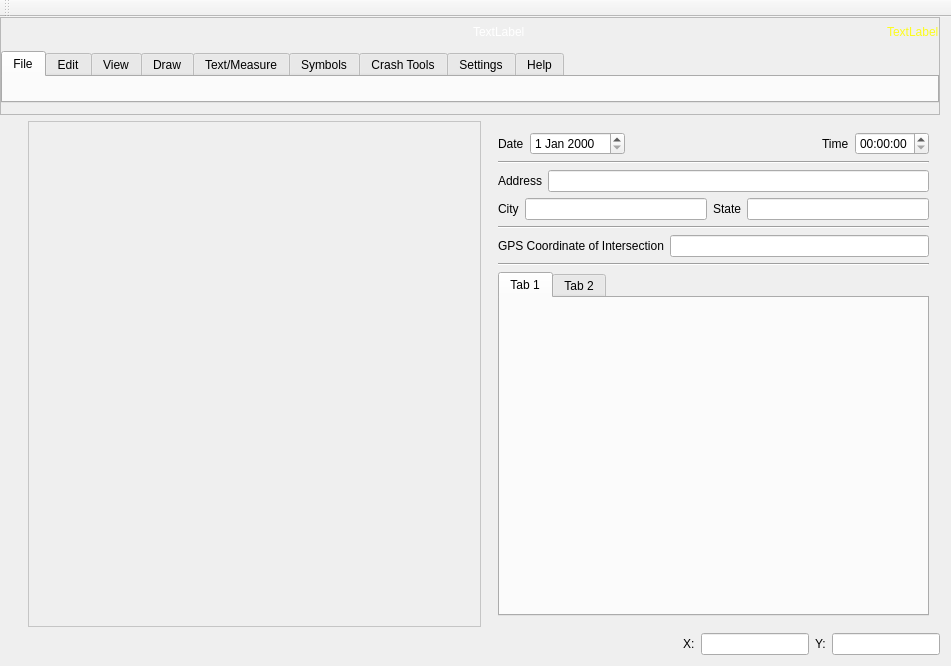
<?xml version="1.0" encoding="UTF-8"?>
<ui version="4.0">
 <class>MainWindow</class>
 <widget class="QMainWindow" name="MainWindow">
  <property name="geometry">
   <rect>
    <x>0</x>
    <y>0</y>
    <width>951</width>
    <height>666</height>
   </rect>
  </property>
  <property name="windowTitle">
   <string>MainWindow</string>
  </property>
  <property name="autoFillBackground">
   <bool>false</bool>
  </property>
  <property name="styleSheet">
   <string notr="true"/>
  </property>
  <widget class="QWidget" name="centralWidget">
   <layout class="QVBoxLayout" name="verticalLayout">
    <property name="leftMargin">
     <number>0</number>
    </property>
    <property name="topMargin">
     <number>0</number>
    </property>
    <item>
     <widget class="QFrame" name="top_ribbon">
      <property name="sizePolicy">
       <sizepolicy hsizetype="Expanding" vsizetype="Preferred">
        <horstretch>0</horstretch>
        <verstretch>0</verstretch>
       </sizepolicy>
      </property>
      <property name="autoFillBackground">
       <bool>false</bool>
      </property>
      <property name="styleSheet">
       <string notr="true"/>
      </property>
      <property name="frameShape">
       <enum>QFrame::StyledPanel</enum>
      </property>
      <property name="frameShadow">
       <enum>QFrame::Raised</enum>
      </property>
      <layout class="QVBoxLayout" name="verticalLayout_2">
       <property name="leftMargin">
        <number>0</number>
       </property>
       <property name="topMargin">
        <number>0</number>
       </property>
       <property name="rightMargin">
        <number>0</number>
       </property>
       <item>
        <layout class="QHBoxLayout" name="top_button_layout">
         <property name="spacing">
          <number>0</number>
         </property>
         <property name="topMargin">
          <number>0</number>
         </property>
         <item>
          <layout class="QHBoxLayout" name="horizontalLayout_2">
           <property name="rightMargin">
            <number>0</number>
           </property>
           <item>
            <widget class="QLabel" name="Logo">
             <property name="maximumSize">
              <size>
               <width>32</width>
               <height>32</height>
              </size>
             </property>
             <property name="text">
              <string/>
             </property>
             <property name="pixmap">
              <pixmap>../icons PNG/Desktop logo.png</pixmap>
             </property>
             <property name="scaledContents">
              <bool>true</bool>
             </property>
            </widget>
           </item>
           <item>
            <widget class="QToolButton" name="Save">
             <property name="toolTip">
              <string>Save</string>
             </property>
             <property name="text">
              <string/>
             </property>
             <property name="icon">
              <iconset>
               <normaloff>../icons PNG/Save.png</normaloff>../icons PNG/Save.png</iconset>
             </property>
             <property name="iconSize">
              <size>
               <width>20</width>
               <height>20</height>
              </size>
             </property>
             <property name="autoRaise">
              <bool>true</bool>
             </property>
            </widget>
           </item>
           <item>
            <widget class="QToolButton" name="Undo">
             <property name="toolTip">
              <string>Undo</string>
             </property>
             <property name="text">
              <string/>
             </property>
             <property name="icon">
              <iconset>
               <normaloff>../icons PNG/Undo.png</normaloff>../icons PNG/Undo.png</iconset>
             </property>
             <property name="iconSize">
              <size>
               <width>20</width>
               <height>20</height>
              </size>
             </property>
             <property name="autoRaise">
              <bool>true</bool>
             </property>
            </widget>
           </item>
           <item>
            <widget class="QToolButton" name="Redo">
             <property name="toolTip">
              <string>Redo</string>
             </property>
             <property name="text">
              <string/>
             </property>
             <property name="icon">
              <iconset>
               <normaloff>../icons PNG/Redo.png</normaloff>../icons PNG/Redo.png</iconset>
             </property>
             <property name="iconSize">
              <size>
               <width>20</width>
               <height>20</height>
              </size>
             </property>
             <property name="autoRaise">
              <bool>true</bool>
             </property>
            </widget>
           </item>
          </layout>
         </item>
         <item>
          <spacer name="horizontalSpacer_2">
           <property name="orientation">
            <enum>Qt::Horizontal</enum>
           </property>
           <property name="sizeHint" stdset="0">
            <size>
             <width>40</width>
             <height>20</height>
            </size>
           </property>
          </spacer>
         </item>
         <item>
          <widget class="QLabel" name="job_title">
           <property name="palette">
            <palette>
             <active>
              <colorrole role="WindowText">
               <brush brushstyle="SolidPattern">
                <color alpha="255">
                 <red>255</red>
                 <green>255</green>
                 <blue>255</blue>
                </color>
               </brush>
              </colorrole>
             </active>
             <inactive>
              <colorrole role="WindowText">
               <brush brushstyle="SolidPattern">
                <color alpha="255">
                 <red>255</red>
                 <green>255</green>
                 <blue>255</blue>
                </color>
               </brush>
              </colorrole>
             </inactive>
             <disabled>
              <colorrole role="WindowText">
               <brush brushstyle="SolidPattern">
                <color alpha="255">
                 <red>120</red>
                 <green>120</green>
                 <blue>120</blue>
                </color>
               </brush>
              </colorrole>
             </disabled>
            </palette>
           </property>
           <property name="text">
            <string>TextLabel</string>
           </property>
          </widget>
         </item>
         <item>
          <spacer name="horizontalSpacer">
           <property name="orientation">
            <enum>Qt::Horizontal</enum>
           </property>
           <property name="sizeHint" stdset="0">
            <size>
             <width>40</width>
             <height>20</height>
            </size>
           </property>
          </spacer>
         </item>
         <item>
          <widget class="QLabel" name="Instructions">
           <property name="palette">
            <palette>
             <active>
              <colorrole role="WindowText">
               <brush brushstyle="SolidPattern">
                <color alpha="255">
                 <red>252</red>
                 <green>252</green>
                 <blue>29</blue>
                </color>
               </brush>
              </colorrole>
              <colorrole role="Text">
               <brush brushstyle="SolidPattern">
                <color alpha="255">
                 <red>252</red>
                 <green>252</green>
                 <blue>29</blue>
                </color>
               </brush>
              </colorrole>
             </active>
             <inactive>
              <colorrole role="WindowText">
               <brush brushstyle="SolidPattern">
                <color alpha="255">
                 <red>252</red>
                 <green>252</green>
                 <blue>29</blue>
                </color>
               </brush>
              </colorrole>
              <colorrole role="Text">
               <brush brushstyle="SolidPattern">
                <color alpha="255">
                 <red>252</red>
                 <green>252</green>
                 <blue>29</blue>
                </color>
               </brush>
              </colorrole>
             </inactive>
             <disabled>
              <colorrole role="WindowText">
               <brush brushstyle="SolidPattern">
                <color alpha="255">
                 <red>120</red>
                 <green>120</green>
                 <blue>120</blue>
                </color>
               </brush>
              </colorrole>
              <colorrole role="Text">
               <brush brushstyle="SolidPattern">
                <color alpha="255">
                 <red>120</red>
                 <green>120</green>
                 <blue>120</blue>
                </color>
               </brush>
              </colorrole>
             </disabled>
            </palette>
           </property>
           <property name="text">
            <string>TextLabel</string>
           </property>
          </widget>
         </item>
        </layout>
       </item>
       <item>
        <widget class="QTabWidget" name="Ribbon">
         <property name="sizePolicy">
          <sizepolicy hsizetype="Preferred" vsizetype="Preferred">
           <horstretch>0</horstretch>
           <verstretch>0</verstretch>
          </sizepolicy>
         </property>
         <property name="autoFillBackground">
          <bool>false</bool>
         </property>
         <property name="currentIndex">
          <number>0</number>
         </property>
         <property name="usesScrollButtons">
          <bool>true</bool>
         </property>
         <property name="documentMode">
          <bool>false</bool>
         </property>
         <property name="tabsClosable">
          <bool>false</bool>
         </property>
         <property name="movable">
          <bool>false</bool>
         </property>
         <property name="tabBarAutoHide">
          <bool>false</bool>
         </property>
         <widget class="QWidget" name="File">
          <attribute name="title">
           <string>File</string>
          </attribute>
          <layout class="QHBoxLayout" name="horizontalLayout_3">
           <property name="spacing">
            <number>0</number>
           </property>
           <item>
            <widget class="DVHhomewidget" name="HomeWidget" native="true"/>
           </item>
           <item>
            <widget class="DHVfilemenu" name="FileMenu" native="true"/>
           </item>
          </layout>
         </widget>
         <widget class="QWidget" name="Edit">
          <attribute name="title">
           <string>Edit</string>
          </attribute>
          <layout class="QHBoxLayout" name="horizontalLayout_4">
           <property name="spacing">
            <number>0</number>
           </property>
           <item>
            <widget class="DVHhomewidget" name="HomeWidget_2" native="true"/>
           </item>
           <item>
            <widget class="DVHEditMenu" name="EditMenu" native="true"/>
           </item>
          </layout>
         </widget>
         <widget class="QWidget" name="View">
          <attribute name="title">
           <string>View</string>
          </attribute>
          <layout class="QHBoxLayout" name="horizontalLayout_6">
           <property name="spacing">
            <number>0</number>
           </property>
           <item>
            <widget class="DVHhomewidget" name="HomeWidget_3" native="true"/>
           </item>
           <item>
            <widget class="DVHViewMenu" name="ViewMenu" native="true"/>
           </item>
          </layout>
         </widget>
         <widget class="QWidget" name="Draw">
          <attribute name="title">
           <string>Draw</string>
          </attribute>
          <layout class="QHBoxLayout" name="horizontalLayout_7">
           <property name="spacing">
            <number>0</number>
           </property>
           <item>
            <widget class="DVHhomewidget" name="HomeWidget_4" native="true"/>
           </item>
           <item>
            <widget class="DVHDrawMenu" name="DrawMenu" native="true"/>
           </item>
          </layout>
         </widget>
         <widget class="QWidget" name="TextMeasure">
          <attribute name="title">
           <string>Text/Measure</string>
          </attribute>
          <layout class="QHBoxLayout" name="horizontalLayout_10">
           <property name="spacing">
            <number>0</number>
           </property>
           <item>
            <widget class="DVHhomewidget" name="HomeWidget_5" native="true"/>
           </item>
           <item>
            <widget class="DVHTextMeasure" name="TextMeasureMenu" native="true"/>
           </item>
          </layout>
         </widget>
         <widget class="QWidget" name="Symbols">
          <attribute name="title">
           <string>Symbols</string>
          </attribute>
          <layout class="QHBoxLayout" name="horizontalLayout_11">
           <property name="spacing">
            <number>0</number>
           </property>
           <item>
            <widget class="DVHhomewidget" name="HomeWidget_6" native="true"/>
           </item>
           <item>
            <widget class="DVHSymbols" name="SymbolsMenu" native="true"/>
           </item>
          </layout>
         </widget>
         <widget class="QWidget" name="CrashTools">
          <attribute name="title">
           <string>Crash Tools</string>
          </attribute>
          <layout class="QHBoxLayout" name="horizontalLayout_12">
           <item>
            <widget class="DVHhomewidget" name="HomeWidget_7" native="true"/>
           </item>
           <item>
            <widget class="DVHCrashTools" name="CrashToolsMenu" native="true"/>
           </item>
          </layout>
         </widget>
         <widget class="QWidget" name="Settings">
          <attribute name="title">
           <string>Settings</string>
          </attribute>
          <layout class="QHBoxLayout" name="horizontalLayout_5">
           <property name="spacing">
            <number>0</number>
           </property>
           <item>
            <widget class="DVHhomewidget" name="HomeWidget_8" native="true"/>
           </item>
           <item>
            <widget class="DVHsettings" name="SettingsMenu" native="true"/>
           </item>
          </layout>
         </widget>
         <widget class="QWidget" name="Help">
          <attribute name="title">
           <string>Help</string>
          </attribute>
          <layout class="QHBoxLayout" name="horizontalLayout_13">
           <item>
            <widget class="DVHhomewidget" name="HomeWidget_9" native="true"/>
           </item>
           <item>
            <widget class="DVHHelp" name="HelpMenu" native="true"/>
           </item>
          </layout>
         </widget>
        </widget>
       </item>
      </layout>
     </widget>
    </item>
    <item>
     <layout class="QHBoxLayout" name="horizontalLayout_8">
      <item>
       <widget class="QWidget" name="LeftToolBar" native="true">
        <layout class="QVBoxLayout" name="verticalLayout_3">
         <item>
          <widget class="DVHLPGenerateReport" name="GenerateReport" native="true"/>
         </item>
         <item>
          <widget class="DVHLPDimensions" name="Dimensions" native="true"/>
         </item>
         <item>
          <widget class="DVHLPText" name="Text" native="true"/>
         </item>
        </layout>
       </widget>
      </item>
      <item>
       <widget class="QFrame" name="workspace">
        <property name="palette">
         <palette>
          <active>
           <colorrole role="WindowText">
            <brush brushstyle="SolidPattern">
             <color alpha="255">
              <red>0</red>
              <green>0</green>
              <blue>0</blue>
             </color>
            </brush>
           </colorrole>
           <colorrole role="Button">
            <brush brushstyle="SolidPattern">
             <color alpha="255">
              <red>255</red>
              <green>255</green>
              <blue>255</blue>
             </color>
            </brush>
           </colorrole>
           <colorrole role="Light">
            <brush brushstyle="SolidPattern">
             <color alpha="255">
              <red>255</red>
              <green>255</green>
              <blue>255</blue>
             </color>
            </brush>
           </colorrole>
           <colorrole role="Midlight">
            <brush brushstyle="SolidPattern">
             <color alpha="255">
              <red>255</red>
              <green>255</green>
              <blue>255</blue>
             </color>
            </brush>
           </colorrole>
           <colorrole role="Dark">
            <brush brushstyle="SolidPattern">
             <color alpha="255">
              <red>127</red>
              <green>127</green>
              <blue>127</blue>
             </color>
            </brush>
           </colorrole>
           <colorrole role="Mid">
            <brush brushstyle="SolidPattern">
             <color alpha="255">
              <red>170</red>
              <green>170</green>
              <blue>170</blue>
             </color>
            </brush>
           </colorrole>
           <colorrole role="Text">
            <brush brushstyle="SolidPattern">
             <color alpha="255">
              <red>0</red>
              <green>0</green>
              <blue>0</blue>
             </color>
            </brush>
           </colorrole>
           <colorrole role="BrightText">
            <brush brushstyle="SolidPattern">
             <color alpha="255">
              <red>255</red>
              <green>255</green>
              <blue>255</blue>
             </color>
            </brush>
           </colorrole>
           <colorrole role="ButtonText">
            <brush brushstyle="SolidPattern">
             <color alpha="255">
              <red>0</red>
              <green>0</green>
              <blue>0</blue>
             </color>
            </brush>
           </colorrole>
           <colorrole role="Base">
            <brush brushstyle="SolidPattern">
             <color alpha="255">
              <red>255</red>
              <green>255</green>
              <blue>255</blue>
             </color>
            </brush>
           </colorrole>
           <colorrole role="Window">
            <brush brushstyle="SolidPattern">
             <color alpha="255">
              <red>255</red>
              <green>255</green>
              <blue>255</blue>
             </color>
            </brush>
           </colorrole>
           <colorrole role="Shadow">
            <brush brushstyle="SolidPattern">
             <color alpha="255">
              <red>0</red>
              <green>0</green>
              <blue>0</blue>
             </color>
            </brush>
           </colorrole>
           <colorrole role="AlternateBase">
            <brush brushstyle="SolidPattern">
             <color alpha="255">
              <red>255</red>
              <green>255</green>
              <blue>255</blue>
             </color>
            </brush>
           </colorrole>
           <colorrole role="ToolTipBase">
            <brush brushstyle="SolidPattern">
             <color alpha="255">
              <red>255</red>
              <green>255</green>
              <blue>220</blue>
             </color>
            </brush>
           </colorrole>
           <colorrole role="ToolTipText">
            <brush brushstyle="SolidPattern">
             <color alpha="255">
              <red>0</red>
              <green>0</green>
              <blue>0</blue>
             </color>
            </brush>
           </colorrole>
          </active>
          <inactive>
           <colorrole role="WindowText">
            <brush brushstyle="SolidPattern">
             <color alpha="255">
              <red>0</red>
              <green>0</green>
              <blue>0</blue>
             </color>
            </brush>
           </colorrole>
           <colorrole role="Button">
            <brush brushstyle="SolidPattern">
             <color alpha="255">
              <red>255</red>
              <green>255</green>
              <blue>255</blue>
             </color>
            </brush>
           </colorrole>
           <colorrole role="Light">
            <brush brushstyle="SolidPattern">
             <color alpha="255">
              <red>255</red>
              <green>255</green>
              <blue>255</blue>
             </color>
            </brush>
           </colorrole>
           <colorrole role="Midlight">
            <brush brushstyle="SolidPattern">
             <color alpha="255">
              <red>255</red>
              <green>255</green>
              <blue>255</blue>
             </color>
            </brush>
           </colorrole>
           <colorrole role="Dark">
            <brush brushstyle="SolidPattern">
             <color alpha="255">
              <red>127</red>
              <green>127</green>
              <blue>127</blue>
             </color>
            </brush>
           </colorrole>
           <colorrole role="Mid">
            <brush brushstyle="SolidPattern">
             <color alpha="255">
              <red>170</red>
              <green>170</green>
              <blue>170</blue>
             </color>
            </brush>
           </colorrole>
           <colorrole role="Text">
            <brush brushstyle="SolidPattern">
             <color alpha="255">
              <red>0</red>
              <green>0</green>
              <blue>0</blue>
             </color>
            </brush>
           </colorrole>
           <colorrole role="BrightText">
            <brush brushstyle="SolidPattern">
             <color alpha="255">
              <red>255</red>
              <green>255</green>
              <blue>255</blue>
             </color>
            </brush>
           </colorrole>
           <colorrole role="ButtonText">
            <brush brushstyle="SolidPattern">
             <color alpha="255">
              <red>0</red>
              <green>0</green>
              <blue>0</blue>
             </color>
            </brush>
           </colorrole>
           <colorrole role="Base">
            <brush brushstyle="SolidPattern">
             <color alpha="255">
              <red>255</red>
              <green>255</green>
              <blue>255</blue>
             </color>
            </brush>
           </colorrole>
           <colorrole role="Window">
            <brush brushstyle="SolidPattern">
             <color alpha="255">
              <red>255</red>
              <green>255</green>
              <blue>255</blue>
             </color>
            </brush>
           </colorrole>
           <colorrole role="Shadow">
            <brush brushstyle="SolidPattern">
             <color alpha="255">
              <red>0</red>
              <green>0</green>
              <blue>0</blue>
             </color>
            </brush>
           </colorrole>
           <colorrole role="AlternateBase">
            <brush brushstyle="SolidPattern">
             <color alpha="255">
              <red>255</red>
              <green>255</green>
              <blue>255</blue>
             </color>
            </brush>
           </colorrole>
           <colorrole role="ToolTipBase">
            <brush brushstyle="SolidPattern">
             <color alpha="255">
              <red>255</red>
              <green>255</green>
              <blue>220</blue>
             </color>
            </brush>
           </colorrole>
           <colorrole role="ToolTipText">
            <brush brushstyle="SolidPattern">
             <color alpha="255">
              <red>0</red>
              <green>0</green>
              <blue>0</blue>
             </color>
            </brush>
           </colorrole>
          </inactive>
          <disabled>
           <colorrole role="WindowText">
            <brush brushstyle="SolidPattern">
             <color alpha="255">
              <red>127</red>
              <green>127</green>
              <blue>127</blue>
             </color>
            </brush>
           </colorrole>
           <colorrole role="Button">
            <brush brushstyle="SolidPattern">
             <color alpha="255">
              <red>255</red>
              <green>255</green>
              <blue>255</blue>
             </color>
            </brush>
           </colorrole>
           <colorrole role="Light">
            <brush brushstyle="SolidPattern">
             <color alpha="255">
              <red>255</red>
              <green>255</green>
              <blue>255</blue>
             </color>
            </brush>
           </colorrole>
           <colorrole role="Midlight">
            <brush brushstyle="SolidPattern">
             <color alpha="255">
              <red>255</red>
              <green>255</green>
              <blue>255</blue>
             </color>
            </brush>
           </colorrole>
           <colorrole role="Dark">
            <brush brushstyle="SolidPattern">
             <color alpha="255">
              <red>127</red>
              <green>127</green>
              <blue>127</blue>
             </color>
            </brush>
           </colorrole>
           <colorrole role="Mid">
            <brush brushstyle="SolidPattern">
             <color alpha="255">
              <red>170</red>
              <green>170</green>
              <blue>170</blue>
             </color>
            </brush>
           </colorrole>
           <colorrole role="Text">
            <brush brushstyle="SolidPattern">
             <color alpha="255">
              <red>127</red>
              <green>127</green>
              <blue>127</blue>
             </color>
            </brush>
           </colorrole>
           <colorrole role="BrightText">
            <brush brushstyle="SolidPattern">
             <color alpha="255">
              <red>255</red>
              <green>255</green>
              <blue>255</blue>
             </color>
            </brush>
           </colorrole>
           <colorrole role="ButtonText">
            <brush brushstyle="SolidPattern">
             <color alpha="255">
              <red>127</red>
              <green>127</green>
              <blue>127</blue>
             </color>
            </brush>
           </colorrole>
           <colorrole role="Base">
            <brush brushstyle="SolidPattern">
             <color alpha="255">
              <red>255</red>
              <green>255</green>
              <blue>255</blue>
             </color>
            </brush>
           </colorrole>
           <colorrole role="Window">
            <brush brushstyle="SolidPattern">
             <color alpha="255">
              <red>255</red>
              <green>255</green>
              <blue>255</blue>
             </color>
            </brush>
           </colorrole>
           <colorrole role="Shadow">
            <brush brushstyle="SolidPattern">
             <color alpha="255">
              <red>0</red>
              <green>0</green>
              <blue>0</blue>
             </color>
            </brush>
           </colorrole>
           <colorrole role="AlternateBase">
            <brush brushstyle="SolidPattern">
             <color alpha="255">
              <red>255</red>
              <green>255</green>
              <blue>255</blue>
             </color>
            </brush>
           </colorrole>
           <colorrole role="ToolTipBase">
            <brush brushstyle="SolidPattern">
             <color alpha="255">
              <red>255</red>
              <green>255</green>
              <blue>220</blue>
             </color>
            </brush>
           </colorrole>
           <colorrole role="ToolTipText">
            <brush brushstyle="SolidPattern">
             <color alpha="255">
              <red>0</red>
              <green>0</green>
              <blue>0</blue>
             </color>
            </brush>
           </colorrole>
          </disabled>
         </palette>
        </property>
        <property name="frameShape">
         <enum>QFrame::StyledPanel</enum>
        </property>
        <property name="frameShadow">
         <enum>QFrame::Raised</enum>
        </property>
        <layout class="QVBoxLayout" name="verticalLayout_4">
         <item>
          <spacer name="horizontalSpacer_5">
           <property name="orientation">
            <enum>Qt::Horizontal</enum>
           </property>
           <property name="sizeHint" stdset="0">
            <size>
             <width>40</width>
             <height>20</height>
            </size>
           </property>
          </spacer>
         </item>
         <item>
          <widget class="QWidget" name="workspace_2" native="true">
           <layout class="QVBoxLayout" name="verticalLayout_5">
            <item>
             <spacer name="verticalSpacer">
              <property name="orientation">
               <enum>Qt::Vertical</enum>
              </property>
              <property name="sizeHint" stdset="0">
               <size>
                <width>20</width>
                <height>417</height>
               </size>
              </property>
             </spacer>
            </item>
           </layout>
          </widget>
         </item>
        </layout>
       </widget>
      </item>
      <item>
       <widget class="QWidget" name="RightToolBar" native="true">
        <layout class="QVBoxLayout" name="verticalLayout_6">
         <item>
          <layout class="QHBoxLayout" name="horizontalLayout_17">
           <item>
            <widget class="QLabel" name="Date">
             <property name="text">
              <string>Date</string>
             </property>
            </widget>
           </item>
           <item>
            <widget class="QDateEdit" name="dateEdit"/>
           </item>
           <item>
            <spacer name="horizontalSpacer_3">
             <property name="orientation">
              <enum>Qt::Horizontal</enum>
             </property>
             <property name="sizeHint" stdset="0">
              <size>
               <width>40</width>
               <height>20</height>
              </size>
             </property>
            </spacer>
           </item>
           <item>
            <widget class="QLabel" name="Time">
             <property name="text">
              <string>Time</string>
             </property>
            </widget>
           </item>
           <item>
            <widget class="QTimeEdit" name="timeEdit"/>
           </item>
          </layout>
         </item>
         <item>
          <widget class="Line" name="line">
           <property name="orientation">
            <enum>Qt::Horizontal</enum>
           </property>
          </widget>
         </item>
         <item>
          <layout class="QHBoxLayout" name="horizontalLayout_18">
           <item>
            <widget class="QLabel" name="Address">
             <property name="text">
              <string>Address</string>
             </property>
            </widget>
           </item>
           <item>
            <widget class="QLineEdit" name="AddressLineEdit"/>
           </item>
          </layout>
         </item>
         <item>
          <layout class="QHBoxLayout" name="horizontalLayout_19">
           <item>
            <widget class="QLabel" name="City">
             <property name="text">
              <string>City</string>
             </property>
            </widget>
           </item>
           <item>
            <widget class="QLineEdit" name="CityLineEdit"/>
           </item>
           <item>
            <widget class="QLabel" name="State">
             <property name="text">
              <string>State</string>
             </property>
            </widget>
           </item>
           <item>
            <widget class="QLineEdit" name="StateLineEdit"/>
           </item>
          </layout>
         </item>
         <item>
          <widget class="Line" name="line_2">
           <property name="orientation">
            <enum>Qt::Horizontal</enum>
           </property>
          </widget>
         </item>
         <item>
          <layout class="QHBoxLayout" name="horizontalLayout_20">
           <item>
            <widget class="QLabel" name="GPS">
             <property name="text">
              <string>GPS Coordinate of Intersection</string>
             </property>
            </widget>
           </item>
           <item>
            <widget class="QLineEdit" name="GPSLineEdit"/>
           </item>
          </layout>
         </item>
         <item>
          <widget class="Line" name="line_3">
           <property name="orientation">
            <enum>Qt::Horizontal</enum>
           </property>
          </widget>
         </item>
         <item>
          <widget class="QTabWidget" name="tabWidget">
           <widget class="QWidget" name="Mobile">
            <attribute name="title">
             <string>Tab 1</string>
            </attribute>
           </widget>
           <widget class="QWidget" name="Reports">
            <attribute name="title">
             <string>Tab 2</string>
            </attribute>
           </widget>
          </widget>
         </item>
        </layout>
       </widget>
      </item>
     </layout>
    </item>
    <item>
     <layout class="QHBoxLayout" name="horizontalLayout_9" stretch="10,0,0,0,0">
      <item>
       <spacer name="horizontalSpacer_4">
        <property name="orientation">
         <enum>Qt::Horizontal</enum>
        </property>
        <property name="sizeHint" stdset="0">
         <size>
          <width>40</width>
          <height>20</height>
         </size>
        </property>
       </spacer>
      </item>
      <item>
       <widget class="QLabel" name="Xcoordinate">
        <property name="text">
         <string>X:</string>
        </property>
       </widget>
      </item>
      <item>
       <widget class="QLineEdit" name="XBox"/>
      </item>
      <item>
       <widget class="QLabel" name="Ycoordinate">
        <property name="text">
         <string>Y:</string>
        </property>
       </widget>
      </item>
      <item>
       <widget class="QLineEdit" name="YBox"/>
      </item>
     </layout>
    </item>
   </layout>
  </widget>
  <widget class="QToolBar" name="StatusBar">
   <attribute name="toolBarArea">
    <enum>TopToolBarArea</enum>
   </attribute>
   <attribute name="toolBarBreak">
    <bool>false</bool>
   </attribute>
  </widget>
 </widget>
 <layoutdefault spacing="6" margin="11"/>
 <customwidgets>
  <customwidget>
   <class>DVHsettings</class>
   <extends>QWidget</extends>
   <header>dvhsettings.h</header>
   <container>1</container>
  </customwidget>
  <customwidget>
   <class>DVHhomewidget</class>
   <extends>QWidget</extends>
   <header>dvhhomewidget.h</header>
   <container>1</container>
  </customwidget>
  <customwidget>
   <class>DHVfilemenu</class>
   <extends>QWidget</extends>
   <header>dvhfile.h</header>
   <container>1</container>
  </customwidget>
  <customwidget>
   <class>DVHEditMenu</class>
   <extends>QWidget</extends>
   <header>dvheditmenu.h</header>
   <container>1</container>
  </customwidget>
  <customwidget>
   <class>DVHViewMenu</class>
   <extends>QWidget</extends>
   <header>dvhviewmenu.h</header>
   <container>1</container>
  </customwidget>
  <customwidget>
   <class>DVHDrawMenu</class>
   <extends>QWidget</extends>
   <header>dvhdrawmenu.h</header>
   <container>1</container>
  </customwidget>
  <customwidget>
   <class>DVHTextMeasure</class>
   <extends>QWidget</extends>
   <header>dvhtextmeasure.h</header>
   <container>1</container>
  </customwidget>
  <customwidget>
   <class>DVHSymbols</class>
   <extends>QWidget</extends>
   <header>dvhsymbols.h</header>
   <container>1</container>
  </customwidget>
  <customwidget>
   <class>DVHCrashTools</class>
   <extends>QWidget</extends>
   <header>dvhcrashtools.h</header>
   <container>1</container>
  </customwidget>
  <customwidget>
   <class>DVHHelp</class>
   <extends>QWidget</extends>
   <header>dvhhelp.h</header>
   <container>1</container>
  </customwidget>
  <customwidget>
   <class>DVHLPGenerateReport</class>
   <extends>QWidget</extends>
   <header>dvhlpgeneratereport.h</header>
   <container>1</container>
  </customwidget>
  <customwidget>
   <class>DVHLPDimensions</class>
   <extends>QWidget</extends>
   <header>dvhlpdimensions.h</header>
   <container>1</container>
  </customwidget>
  <customwidget>
   <class>DVHLPText</class>
   <extends>QWidget</extends>
   <header>dvhlptext.h</header>
   <container>1</container>
  </customwidget>
 </customwidgets>
 <resources/>
 <connections/>
</ui>
